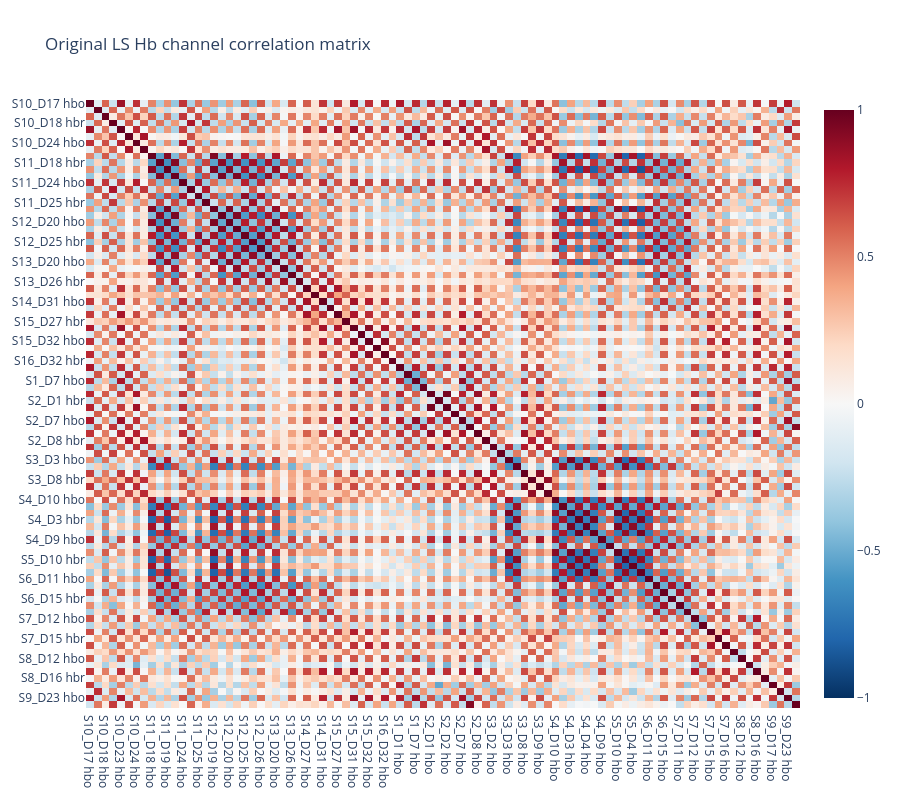
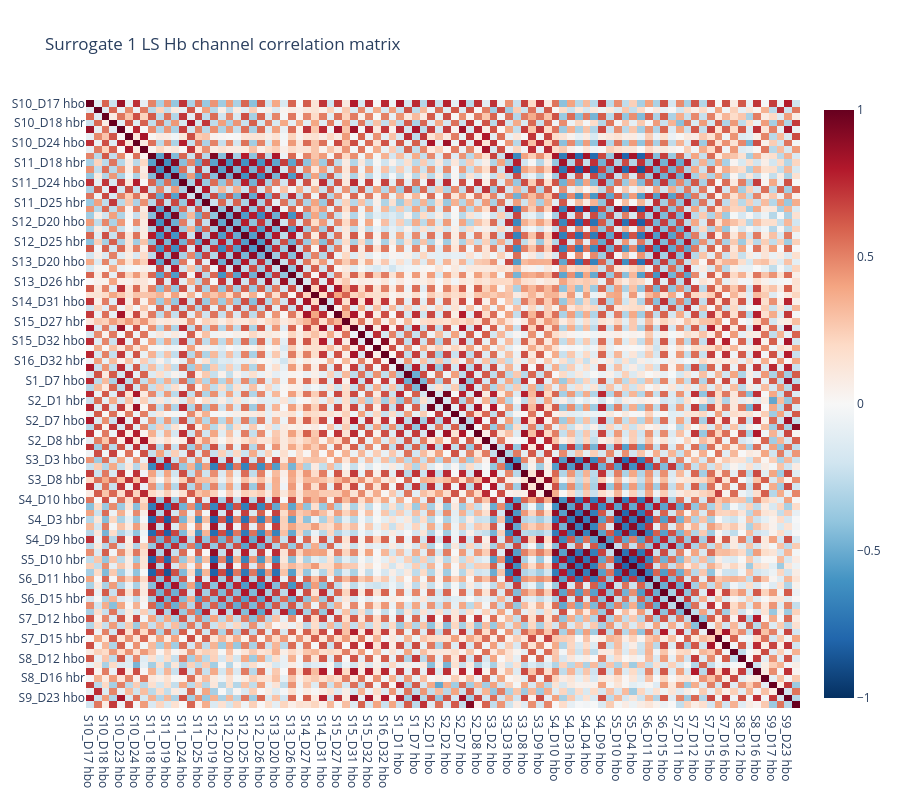
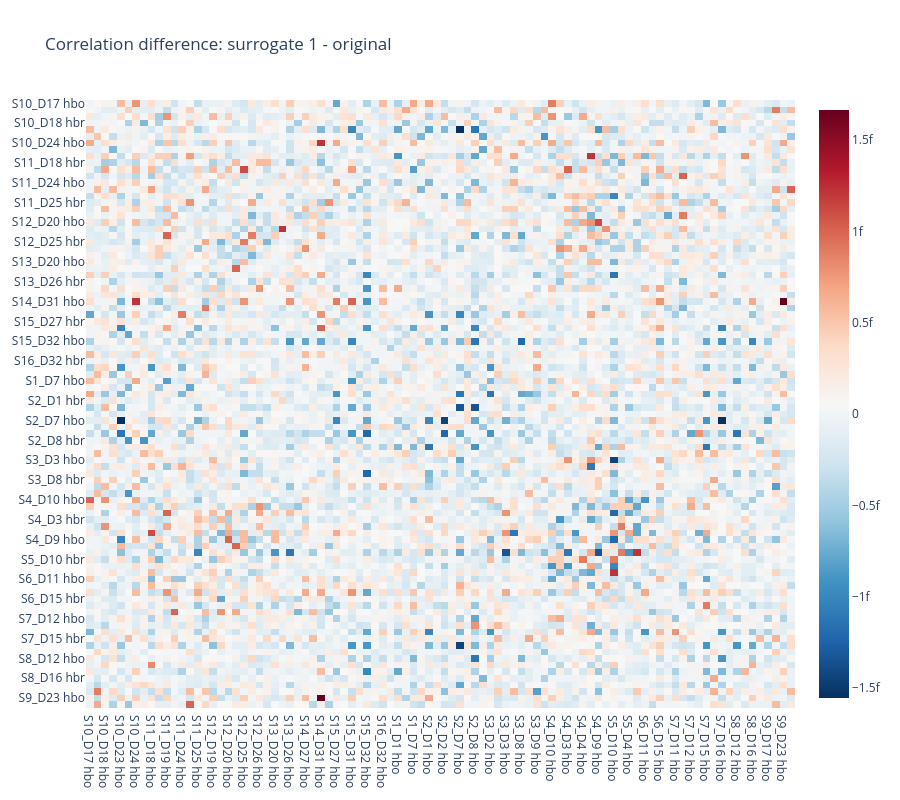

Notebook source saved alongside these figures, in order:
### Code cell
sur_idx = 0
orig_corr = corr_matrix(X_orig)
sur_corr = corr_matrix(X_surrogates[sur_idx])
corr_diff = sur_corr - orig_corr

fig = px.imshow(
    orig_corr,
    x=ls_channel_names,
    y=ls_channel_names,
    color_continuous_scale="RdBu_r",
    zmin=-1,
    zmax=1,
    aspect="auto",
    title="Original LS Hb channel correlation matrix",
)
fig.update_layout(height=800, width=900)
fig.show()

fig = px.imshow(
    sur_corr,
    x=ls_channel_names,
    y=ls_channel_names,
    color_continuous_scale="RdBu_r",
    zmin=-1,
    zmax=1,
    aspect="auto",
    title=f"Surrogate {sur_idx+1} LS Hb channel correlation matrix",
)
fig.update_layout(height=800, width=900)
fig.show()

fig = px.imshow(
    corr_diff,
    x=ls_channel_names,
    y=ls_channel_names,
    color_continuous_scale="RdBu_r",
    aspect="auto",
    title=f"Correlation difference: surrogate {sur_idx+1} - original",
)
fig.update_layout(height=800, width=900)
fig.show()

### Figure 1 — Plotly figure (JSON) as saved in the notebook; plotly's stock layout.template omitted (floating-point values rounded to 4 significant figures; data arrays with more than 128 entries replaced by an {"elided": "..."} marker saying what was removed)
{"data": [{"coloraxis": "coloraxis", "hovertemplate": "x: %{x}<br>y: %{y}<br>color: %{z}<extra></extra>", "name": "0", "type": "heatmap", "x": ["S10_D17 hbo", "S10_D17 hbr", "S10_D18 hbo", "S10_D18 hbr", "S10_D23 hbo", "S10_D23 hbr", "S10_D24 hbo", "S10_D24 hbr", "S11_D18 hbo", "S11_D18 hbr", "S11_D19 hbo", "S11_D19 hbr", "S11_D24 hbo", "S11_D24 hbr", "S11_D25 hbo", "S11_D25 hbr", "S12_D19 hbo", "S12_D19 hbr", "S12_D20 hbo", "S12_D20 hbr", "S12_D25 hbo", "S12_D25 hbr", "S12_D26 hbo", "S12_D26 hbr", "S13_D20 hbo", "S13_D20 hbr", "S13_D26 hbo", "S13_D26 hbr", "S14_D27 hbo", "S14_D27 hbr", "S14_D31 hbo", "S14_D31 hbr", "S15_D27 hbo", "S15_D27 hbr", "S15_D31 hbo", "S15_D31 hbr", "S15_D32 hbo", "S15_D32 hbr", "S16_D32 hbo", "S16_D32 hbr", "S1_D1 hbo", "S1_D1 hbr", "S1_D7 hbo", "S1_D7 hbr", "S2_D1 hbo", "S2_D1 hbr", "S2_D2 hbo", "S2_D2 hbr", "S2_D7 hbo", "S2_D7 hbr", "S2_D8 hbo", "S2_D8 hbr", "S3_D2 hbo", "S3_D2 hbr", "S3_D3 hbo", "S3_D3 hbr", "S3_D8 hbo", "S3_D8 hbr", "S3_D9 hbo", "S3_D9 hbr", "S4_D10 hbo", "S4_D10 hbr", "S4_D3 hbo", "S4_D3 hbr", "S4_D4 hbo", "S4_D4 hbr", "S4_D9 hbo", "S4_D9 hbr", "S5_D10 hbo", "S5_D10 hbr", "S5_D4 hbo", "S5_D4 hbr", "S6_D11 hbo", "S6_D11 hbr", "S6_D15 hbo", "S6_D15 hbr", "S7_D11 hbo", "S7_D11 hbr", "S7_D12 hbo", "S7_D12 hbr", "S7_D15 hbo", "S7_D15 hbr", "S7_D16 hbo", "S7_D16 hbr", "S8_D12 hbo", "S8_D12 hbr", "S8_D16 hbo", "S8_D16 hbr", "S9_D17 hbo", "S9_D17 hbr", "S9_D23 hbo", "S9_D23 hbr"], "xaxis": "x", "y": ["S10_D17 hbo", "S10_D17 hbr", "S10_D18 hbo", "S10_D18 hbr", "S10_D23 hbo", "S10_D23 hbr", "S10_D24 hbo", "S10_D24 hbr", "S11_D18 hbo", "S11_D18 hbr", "S11_D19 hbo", "S11_D19 hbr", "S11_D24 hbo", "S11_D24 hbr", "S11_D25 hbo", "S11_D25 hbr", "S12_D19 hbo", "S12_D19 hbr", "S12_D20 hbo", "S12_D20 hbr", "S12_D25 hbo", "S12_D25 hbr", "S12_D26 hbo", "S12_D26 hbr", "S13_D20 hbo", "S13_D20 hbr", "S13_D26 hbo", "S13_D26 hbr", "S14_D27 hbo", "S14_D27 hbr", "S14_D31 hbo", "S14_D31 hbr", "S15_D27 hbo", "S15_D27 hbr", "S15_D31 hbo", "S15_D31 hbr", "S15_D32 hbo", "S15_D32 hbr", "S16_D32 hbo", "S16_D32 hbr", "S1_D1 hbo", "S1_D1 hbr", "S1_D7 hbo", "S1_D7 hbr", "S2_D1 hbo", "S2_D1 hbr", "S2_D2 hbo", "S2_D2 hbr", "S2_D7 hbo", "S2_D7 hbr", "S2_D8 hbo", "S2_D8 hbr", "S3_D2 hbo", "S3_D2 hbr", "S3_D3 hbo", "S3_D3 hbr", "S3_D8 hbo", "S3_D8 hbr", "S3_D9 hbo", "S3_D9 hbr", "S4_D10 hbo", "S4_D10 hbr", "S4_D3 hbo", "S4_D3 hbr", "S4_D4 hbo", "S4_D4 hbr", "S4_D9 hbo", "S4_D9 hbr", "S5_D10 hbo", "S5_D10 hbr", "S5_D4 hbo", "S5_D4 hbr", "S6_D11 hbo", "S6_D11 hbr", "S6_D15 hbo", "S6_D15 hbr", "S7_D11 hbo", "S7_D11 hbr", "S7_D12 hbo", "S7_D12 hbr", "S7_D15 hbo", "S7_D15 hbr", "S7_D16 hbo", "S7_D16 hbr", "S8_D12 hbo", "S8_D12 hbr", "S8_D16 hbo", "S8_D16 hbr", "S9_D17 hbo", "S9_D17 hbr", "S9_D23 hbo", "S9_D23 hbr"], "yaxis": "y", "z": {"elided": "92x92 float values"}}], "layout": {"coloraxis": {"cmax": 1, "cmin": -1, "colorscale": [[0, "rgb(5,48,97)"], [0.1, "rgb(33,102,172)"], [0.2, "rgb(67,147,195)"], [0.3, "rgb(146,197,222)"], [0.4, "rgb(209,229,240)"], [0.5, "rgb(247,247,247)"], [0.6, "rgb(253,219,199)"], [0.7, "rgb(244,165,130)"], [0.8, "rgb(214,96,77)"], [0.9, "rgb(178,24,43)"], [1, "rgb(103,0,31)"]]}, "height": 800, "title": {"text": "Original LS Hb channel correlation matrix"}, "width": 900, "xaxis": {"anchor": "y", "domain": [0, 1]}, "yaxis": {"anchor": "x", "autorange": "reversed", "domain": [0, 1]}}}

### Figure 2 — Plotly figure (JSON) as saved in the notebook; plotly's stock layout.template omitted (floating-point values rounded to 4 significant figures; data arrays with more than 128 entries replaced by an {"elided": "..."} marker saying what was removed)
{"data": [{"coloraxis": "coloraxis", "hovertemplate": "x: %{x}<br>y: %{y}<br>color: %{z}<extra></extra>", "name": "0", "type": "heatmap", "x": ["S10_D17 hbo", "S10_D17 hbr", "S10_D18 hbo", "S10_D18 hbr", "S10_D23 hbo", "S10_D23 hbr", "S10_D24 hbo", "S10_D24 hbr", "S11_D18 hbo", "S11_D18 hbr", "S11_D19 hbo", "S11_D19 hbr", "S11_D24 hbo", "S11_D24 hbr", "S11_D25 hbo", "S11_D25 hbr", "S12_D19 hbo", "S12_D19 hbr", "S12_D20 hbo", "S12_D20 hbr", "S12_D25 hbo", "S12_D25 hbr", "S12_D26 hbo", "S12_D26 hbr", "S13_D20 hbo", "S13_D20 hbr", "S13_D26 hbo", "S13_D26 hbr", "S14_D27 hbo", "S14_D27 hbr", "S14_D31 hbo", "S14_D31 hbr", "S15_D27 hbo", "S15_D27 hbr", "S15_D31 hbo", "S15_D31 hbr", "S15_D32 hbo", "S15_D32 hbr", "S16_D32 hbo", "S16_D32 hbr", "S1_D1 hbo", "S1_D1 hbr", "S1_D7 hbo", "S1_D7 hbr", "S2_D1 hbo", "S2_D1 hbr", "S2_D2 hbo", "S2_D2 hbr", "S2_D7 hbo", "S2_D7 hbr", "S2_D8 hbo", "S2_D8 hbr", "S3_D2 hbo", "S3_D2 hbr", "S3_D3 hbo", "S3_D3 hbr", "S3_D8 hbo", "S3_D8 hbr", "S3_D9 hbo", "S3_D9 hbr", "S4_D10 hbo", "S4_D10 hbr", "S4_D3 hbo", "S4_D3 hbr", "S4_D4 hbo", "S4_D4 hbr", "S4_D9 hbo", "S4_D9 hbr", "S5_D10 hbo", "S5_D10 hbr", "S5_D4 hbo", "S5_D4 hbr", "S6_D11 hbo", "S6_D11 hbr", "S6_D15 hbo", "S6_D15 hbr", "S7_D11 hbo", "S7_D11 hbr", "S7_D12 hbo", "S7_D12 hbr", "S7_D15 hbo", "S7_D15 hbr", "S7_D16 hbo", "S7_D16 hbr", "S8_D12 hbo", "S8_D12 hbr", "S8_D16 hbo", "S8_D16 hbr", "S9_D17 hbo", "S9_D17 hbr", "S9_D23 hbo", "S9_D23 hbr"], "xaxis": "x", "y": ["S10_D17 hbo", "S10_D17 hbr", "S10_D18 hbo", "S10_D18 hbr", "S10_D23 hbo", "S10_D23 hbr", "S10_D24 hbo", "S10_D24 hbr", "S11_D18 hbo", "S11_D18 hbr", "S11_D19 hbo", "S11_D19 hbr", "S11_D24 hbo", "S11_D24 hbr", "S11_D25 hbo", "S11_D25 hbr", "S12_D19 hbo", "S12_D19 hbr", "S12_D20 hbo", "S12_D20 hbr", "S12_D25 hbo", "S12_D25 hbr", "S12_D26 hbo", "S12_D26 hbr", "S13_D20 hbo", "S13_D20 hbr", "S13_D26 hbo", "S13_D26 hbr", "S14_D27 hbo", "S14_D27 hbr", "S14_D31 hbo", "S14_D31 hbr", "S15_D27 hbo", "S15_D27 hbr", "S15_D31 hbo", "S15_D31 hbr", "S15_D32 hbo", "S15_D32 hbr", "S16_D32 hbo", "S16_D32 hbr", "S1_D1 hbo", "S1_D1 hbr", "S1_D7 hbo", "S1_D7 hbr", "S2_D1 hbo", "S2_D1 hbr", "S2_D2 hbo", "S2_D2 hbr", "S2_D7 hbo", "S2_D7 hbr", "S2_D8 hbo", "S2_D8 hbr", "S3_D2 hbo", "S3_D2 hbr", "S3_D3 hbo", "S3_D3 hbr", "S3_D8 hbo", "S3_D8 hbr", "S3_D9 hbo", "S3_D9 hbr", "S4_D10 hbo", "S4_D10 hbr", "S4_D3 hbo", "S4_D3 hbr", "S4_D4 hbo", "S4_D4 hbr", "S4_D9 hbo", "S4_D9 hbr", "S5_D10 hbo", "S5_D10 hbr", "S5_D4 hbo", "S5_D4 hbr", "S6_D11 hbo", "S6_D11 hbr", "S6_D15 hbo", "S6_D15 hbr", "S7_D11 hbo", "S7_D11 hbr", "S7_D12 hbo", "S7_D12 hbr", "S7_D15 hbo", "S7_D15 hbr", "S7_D16 hbo", "S7_D16 hbr", "S8_D12 hbo", "S8_D12 hbr", "S8_D16 hbo", "S8_D16 hbr", "S9_D17 hbo", "S9_D17 hbr", "S9_D23 hbo", "S9_D23 hbr"], "yaxis": "y", "z": {"elided": "92x92 float values"}}], "layout": {"coloraxis": {"cmax": 1, "cmin": -1, "colorscale": [[0, "rgb(5,48,97)"], [0.1, "rgb(33,102,172)"], [0.2, "rgb(67,147,195)"], [0.3, "rgb(146,197,222)"], [0.4, "rgb(209,229,240)"], [0.5, "rgb(247,247,247)"], [0.6, "rgb(253,219,199)"], [0.7, "rgb(244,165,130)"], [0.8, "rgb(214,96,77)"], [0.9, "rgb(178,24,43)"], [1, "rgb(103,0,31)"]]}, "height": 800, "title": {"text": "Surrogate 1 LS Hb channel correlation matrix"}, "width": 900, "xaxis": {"anchor": "y", "domain": [0, 1]}, "yaxis": {"anchor": "x", "autorange": "reversed", "domain": [0, 1]}}}

### Figure 3 — Plotly figure (JSON) as saved in the notebook; plotly's stock layout.template omitted (floating-point values rounded to 4 significant figures; data arrays with more than 128 entries replaced by an {"elided": "..."} marker saying what was removed)
{"data": [{"coloraxis": "coloraxis", "hovertemplate": "x: %{x}<br>y: %{y}<br>color: %{z}<extra></extra>", "name": "0", "type": "heatmap", "x": ["S10_D17 hbo", "S10_D17 hbr", "S10_D18 hbo", "S10_D18 hbr", "S10_D23 hbo", "S10_D23 hbr", "S10_D24 hbo", "S10_D24 hbr", "S11_D18 hbo", "S11_D18 hbr", "S11_D19 hbo", "S11_D19 hbr", "S11_D24 hbo", "S11_D24 hbr", "S11_D25 hbo", "S11_D25 hbr", "S12_D19 hbo", "S12_D19 hbr", "S12_D20 hbo", "S12_D20 hbr", "S12_D25 hbo", "S12_D25 hbr", "S12_D26 hbo", "S12_D26 hbr", "S13_D20 hbo", "S13_D20 hbr", "S13_D26 hbo", "S13_D26 hbr", "S14_D27 hbo", "S14_D27 hbr", "S14_D31 hbo", "S14_D31 hbr", "S15_D27 hbo", "S15_D27 hbr", "S15_D31 hbo", "S15_D31 hbr", "S15_D32 hbo", "S15_D32 hbr", "S16_D32 hbo", "S16_D32 hbr", "S1_D1 hbo", "S1_D1 hbr", "S1_D7 hbo", "S1_D7 hbr", "S2_D1 hbo", "S2_D1 hbr", "S2_D2 hbo", "S2_D2 hbr", "S2_D7 hbo", "S2_D7 hbr", "S2_D8 hbo", "S2_D8 hbr", "S3_D2 hbo", "S3_D2 hbr", "S3_D3 hbo", "S3_D3 hbr", "S3_D8 hbo", "S3_D8 hbr", "S3_D9 hbo", "S3_D9 hbr", "S4_D10 hbo", "S4_D10 hbr", "S4_D3 hbo", "S4_D3 hbr", "S4_D4 hbo", "S4_D4 hbr", "S4_D9 hbo", "S4_D9 hbr", "S5_D10 hbo", "S5_D10 hbr", "S5_D4 hbo", "S5_D4 hbr", "S6_D11 hbo", "S6_D11 hbr", "S6_D15 hbo", "S6_D15 hbr", "S7_D11 hbo", "S7_D11 hbr", "S7_D12 hbo", "S7_D12 hbr", "S7_D15 hbo", "S7_D15 hbr", "S7_D16 hbo", "S7_D16 hbr", "S8_D12 hbo", "S8_D12 hbr", "S8_D16 hbo", "S8_D16 hbr", "S9_D17 hbo", "S9_D17 hbr", "S9_D23 hbo", "S9_D23 hbr"], "xaxis": "x", "y": ["S10_D17 hbo", "S10_D17 hbr", "S10_D18 hbo", "S10_D18 hbr", "S10_D23 hbo", "S10_D23 hbr", "S10_D24 hbo", "S10_D24 hbr", "S11_D18 hbo", "S11_D18 hbr", "S11_D19 hbo", "S11_D19 hbr", "S11_D24 hbo", "S11_D24 hbr", "S11_D25 hbo", "S11_D25 hbr", "S12_D19 hbo", "S12_D19 hbr", "S12_D20 hbo", "S12_D20 hbr", "S12_D25 hbo", "S12_D25 hbr", "S12_D26 hbo", "S12_D26 hbr", "S13_D20 hbo", "S13_D20 hbr", "S13_D26 hbo", "S13_D26 hbr", "S14_D27 hbo", "S14_D27 hbr", "S14_D31 hbo", "S14_D31 hbr", "S15_D27 hbo", "S15_D27 hbr", "S15_D31 hbo", "S15_D31 hbr", "S15_D32 hbo", "S15_D32 hbr", "S16_D32 hbo", "S16_D32 hbr", "S1_D1 hbo", "S1_D1 hbr", "S1_D7 hbo", "S1_D7 hbr", "S2_D1 hbo", "S2_D1 hbr", "S2_D2 hbo", "S2_D2 hbr", "S2_D7 hbo", "S2_D7 hbr", "S2_D8 hbo", "S2_D8 hbr", "S3_D2 hbo", "S3_D2 hbr", "S3_D3 hbo", "S3_D3 hbr", "S3_D8 hbo", "S3_D8 hbr", "S3_D9 hbo", "S3_D9 hbr", "S4_D10 hbo", "S4_D10 hbr", "S4_D3 hbo", "S4_D3 hbr", "S4_D4 hbo", "S4_D4 hbr", "S4_D9 hbo", "S4_D9 hbr", "S5_D10 hbo", "S5_D10 hbr", "S5_D4 hbo", "S5_D4 hbr", "S6_D11 hbo", "S6_D11 hbr", "S6_D15 hbo", "S6_D15 hbr", "S7_D11 hbo", "S7_D11 hbr", "S7_D12 hbo", "S7_D12 hbr", "S7_D15 hbo", "S7_D15 hbr", "S7_D16 hbo", "S7_D16 hbr", "S8_D12 hbo", "S8_D12 hbr", "S8_D16 hbo", "S8_D16 hbr", "S9_D17 hbo", "S9_D17 hbr", "S9_D23 hbo", "S9_D23 hbr"], "yaxis": "y", "z": {"elided": "92x92 float values"}}], "layout": {"coloraxis": {"colorscale": [[0, "rgb(5,48,97)"], [0.1, "rgb(33,102,172)"], [0.2, "rgb(67,147,195)"], [0.3, "rgb(146,197,222)"], [0.4, "rgb(209,229,240)"], [0.5, "rgb(247,247,247)"], [0.6, "rgb(253,219,199)"], [0.7, "rgb(244,165,130)"], [0.8, "rgb(214,96,77)"], [0.9, "rgb(178,24,43)"], [1, "rgb(103,0,31)"]]}, "height": 800, "title": {"text": "Correlation difference: surrogate 1 - original"}, "width": 900, "xaxis": {"anchor": "y", "domain": [0, 1]}, "yaxis": {"anchor": "x", "autorange": "reversed", "domain": [0, 1]}}}
